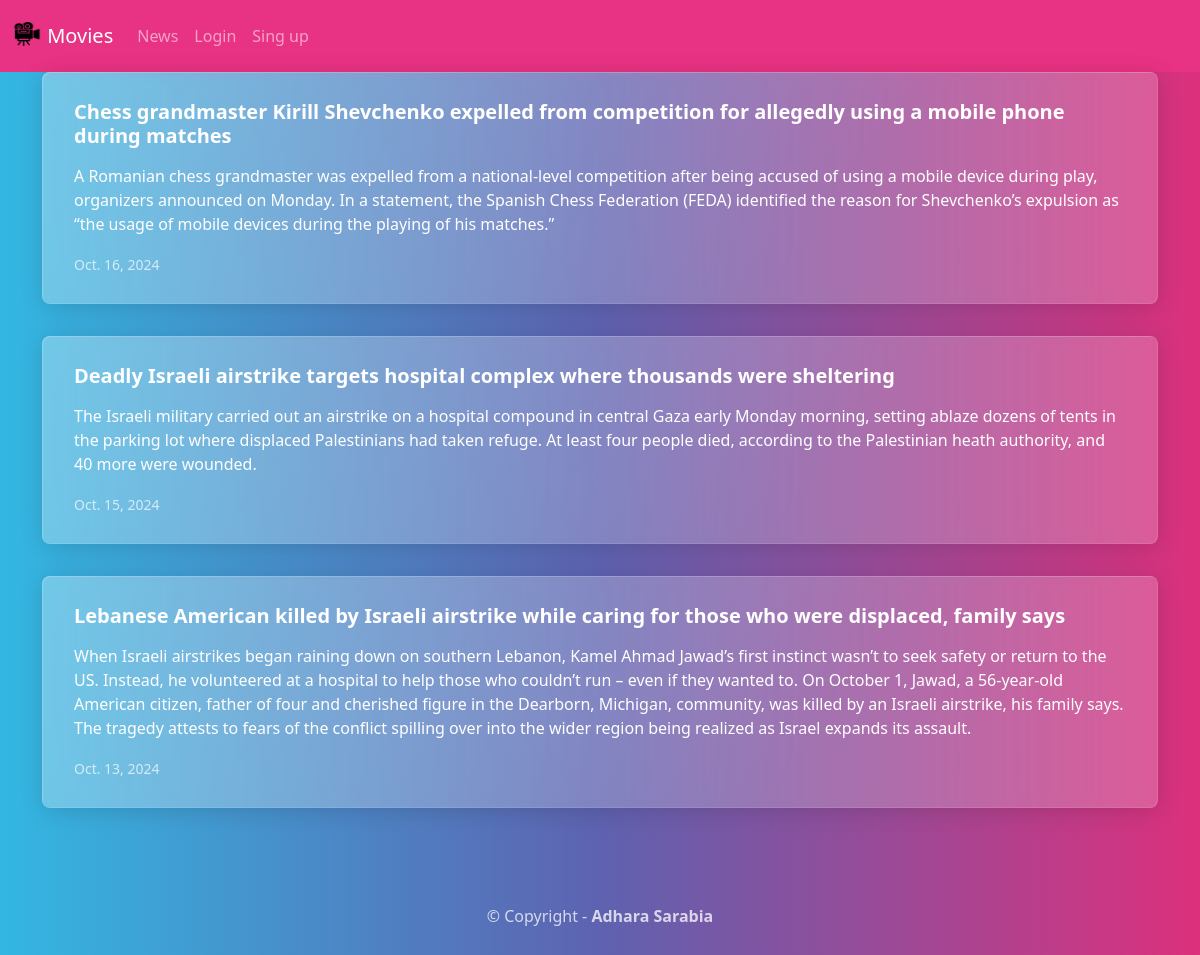
Page /news/ on the committed database.
### news/models.py (models this page shows, shortened)
class News(models.Model):
    headline = models.CharField(max_length=200)
    body = models.TextField()
    date = models.DateField()

### news/views.py (the view)
# urls.py: path('news/', include('news.urls')),
def news(request):
    newss = News.objects.all().order_by('-date')
    return render(request, 'news.html', {'newss':newss})

### news/templates/news.html
{% extends 'base.html' %}
{% block content %}
   {% for news in newss %}
   <div class="card mb-3">
      <div class="row g-0">
         <div>
            <div class="card-body">
               <h5 class="card-title">{{ news.headline }}</h5>
               <p class="card-text">{{ news.body }}</p>
               <p class="card-text">
                  <small class="text-muted"> {{ news.date }}</small>
               </p>
            </div>
         </div>
      </div>
   </div>
   {% endfor %}
{% endblock content %}

### rows in the picture
News: headline "Chess grandmaster Kirill Shevchenko expelled from competition for allegedly using a mobile phone during matches", body "A Romanian chess grandmaster was expelled from a national-level competition after being accused of using a mobile device during play, organizers announced on Monday. In a statement, the Spanish Chess Federation (FEDA) identified the reason for Shevchenko’s expulsion as “the usage of mobile devices during the playing of his matches.”", date "Oct. 16, 2024"
News: headline "Deadly Israeli airstrike targets hospital complex where thousands were sheltering", body "The Israeli military carried out an airstrike on a hospital compound in central Gaza early Monday morning, setting ablaze dozens of tents in the parking lot where displaced Palestinians had taken refuge. At least four people died, according to the Palestinian heath authority, and 40 more were wounded.", date "Oct. 15, 2024"
News: headline "Lebanese American killed by Israeli airstrike while caring for those who were displaced, family says", body "When Israeli airstrikes began raining down on southern Lebanon, Kamel Ahmad Jawad’s first instinct wasn’t to seek safety or return to the US. Instead, he volunteered at a hospital to help those who couldn’t run – even if they wanted to. On October 1, Jawad, a 56-year-old American citizen, father of four and cherished figure in the Dearborn, Michigan, community, was killed by an Israeli airstrike, his family says. The tragedy attests to fears of the conflict spilling over into the wider region being realized as Israel expands its assault.", date "Oct. 13, 2024"
